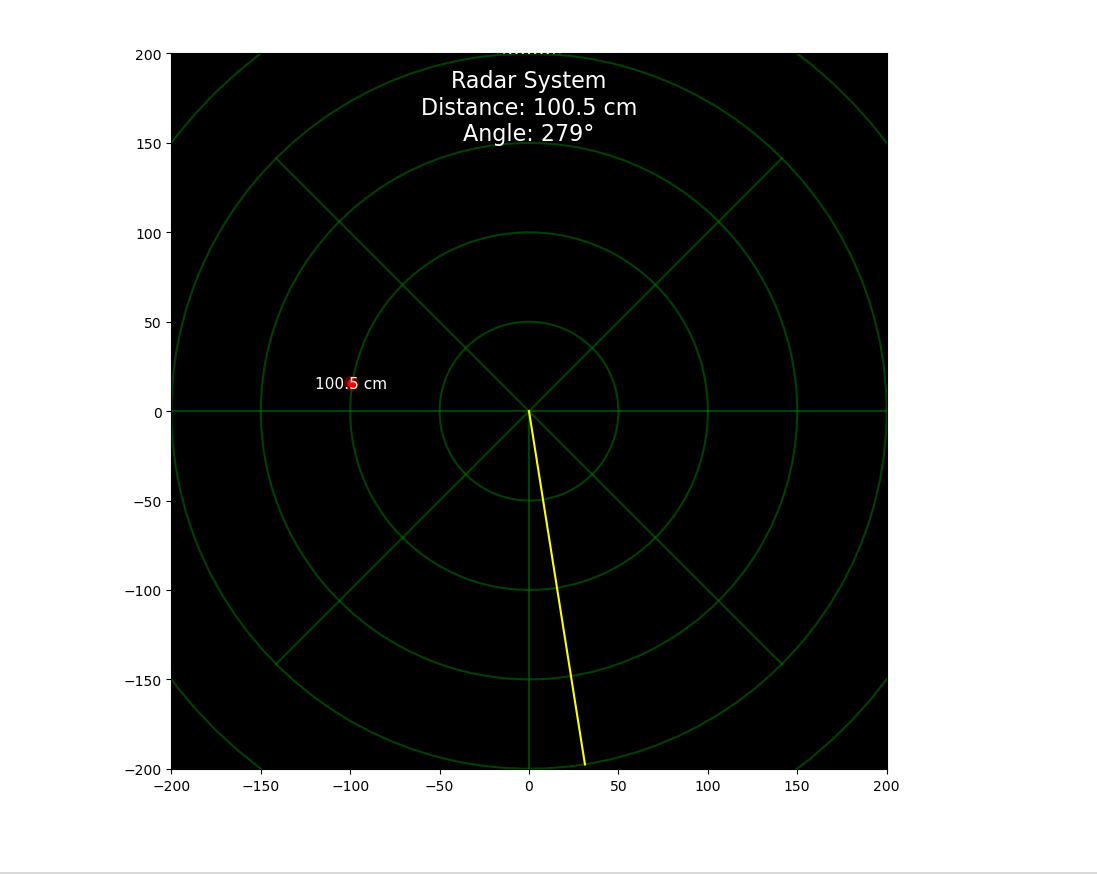

Generate this figure with Python:
import numpy as np
import matplotlib.pyplot as plt
import matplotlib.animation as animation
import RPi.GPIO as GPIO
import time

# Setup GPIO
GPIO.setmode(GPIO.BOARD)
PIN_TRIGGER = 7
PIN_ECHO = 11
GPIO.setup(PIN_TRIGGER, GPIO.OUT)
GPIO.setup(PIN_ECHO, GPIO.IN)

# Initialize plot
fig, ax = plt.subplots()
ax.set_xlim(-200, 200)
ax.set_ylim(-200, 200)
ax.set_aspect('equal')
ax.set_facecolor('black')

# Initialize radar background lines
num_lines = 8
theta_grid = np.linspace(0, 2*np.pi, 100)
for i in range(num_lines):
    radius = 50 * (i + 1)
    x_grid = radius * np.cos(theta_grid)
    y_grid = radius * np.sin(theta_grid)
    ax.plot(x_grid, y_grid, color='green', alpha=0.5)

# Add angle lines inside the circle
angles = [45, 90, 135, 180, 225, 270, 315]
for angle in angles:
    x_angle = 200 * np.sin(np.deg2rad(angle))
    y_angle = 200 * np.cos(np.deg2rad(angle))
    ax.plot([0, x_angle], [0, y_angle], color='green', alpha=0.5)

# Initialize radar display
radar_display, = ax.plot([], [], 'o', color='red', markersize=5)

# Initialize distance text
distance_text = ax.text(0, 0, '', color='white', ha='center', va='center')

# Initialize scanning needle
scanning_needle, = ax.plot([], [], color='yellow', linewidth=1.5)

# Initialize shadow for detected object
shadow, = ax.plot([], [], 'o', color='red', alpha=0.3, markersize=10)

# Initialize additional information text
info_text = ax.text(0, 170, 'Radar System', color='white', ha='center', va='center', fontsize=16)

def init():
    radar_display.set_data([], [])
    distance_text.set_text('')
    scanning_needle.set_data([], [])
    shadow.set_data([], [])
    info_text.set_text('')
    return radar_display, distance_text, scanning_needle, shadow, info_text

def update(frame):
    GPIO.output(PIN_TRIGGER, GPIO.HIGH)
    time.sleep(0.00001)
    GPIO.output(PIN_TRIGGER, GPIO.LOW)

    pulse_start_time = time.time()
    pulse_end_time = time.time()

    while GPIO.input(PIN_ECHO) == 0:
        pulse_start_time = time.time()

    while GPIO.input(PIN_ECHO) == 1:
        pulse_end_time = time.time()

    pulse_duration = pulse_end_time - pulse_start_time
    distance = pulse_duration * 17150

    if distance < 200:  # threshold for detection
        theta = np.deg2rad(frame)
        x = distance * np.sin(theta)
        y = distance * np.cos(theta)
        radar_display.set_data(x, y)
        radar_display.set_markersize(500/distance)  # Adjust marker size based on distance
        distance_text.set_text('{:.1f} cm'.format(distance))
        distance_text.set_position((x, y))
        distance_text.set_fontsize(10 + 100/distance)  # Adjust font size based on distance
        shadow.set_data(x, y)
    else:
        radar_display.set_data([], [])
        distance_text.set_text('')
        shadow.set_data([], [])

    # Update scanning needle
    needle_length = 200
    needle_x = [0, needle_length * np.cos(np.deg2rad(frame))]
    needle_y = [0, needle_length * np.sin(np.deg2rad(frame))]
    scanning_needle.set_data(needle_x, needle_y)

    # Update additional information text
    info_text.set_text('Radar System\nDistance: {:.1f} cm\nAngle: {}°'.format(distance, frame))

    return radar_display, distance_text, scanning_needle, shadow, info_text

ani = animation.FuncAnimation(fig, update, frames=range(360), init_func=init, blit=True, interval=50)
plt.show()

GPIO.cleanup()
